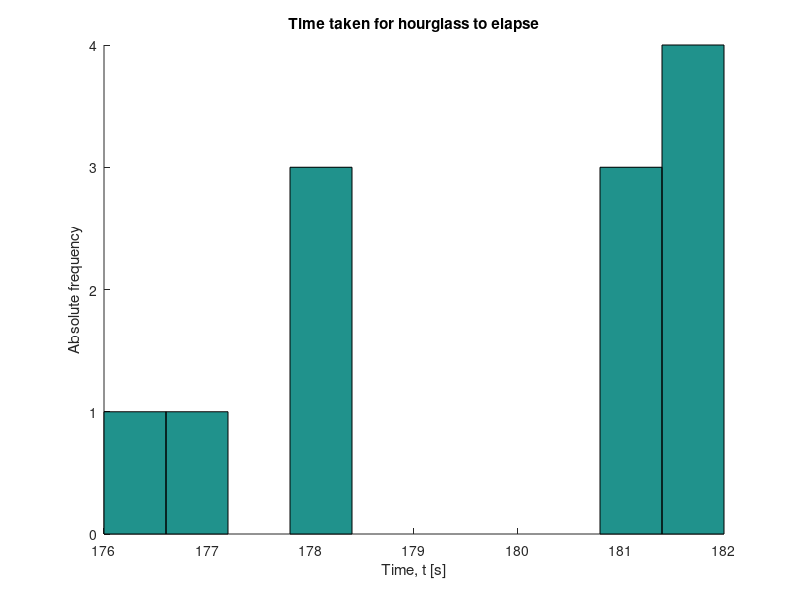

The MATLAB script that drew this image:
t=[182, 181, 178, 178, 182, 181, 176, 181, 178, 182, 177, 182];
title('Time taken for hourglass to elapse');
hold on;
title('Time taken for hourglass to elapse');
xlabel('Time, t [s]');
ylabel('Absolute frequency');
hist(t)

